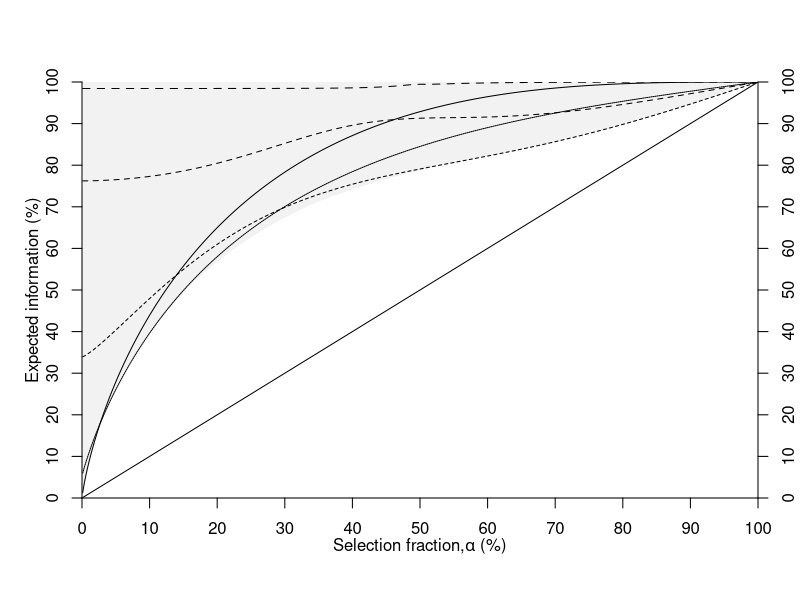
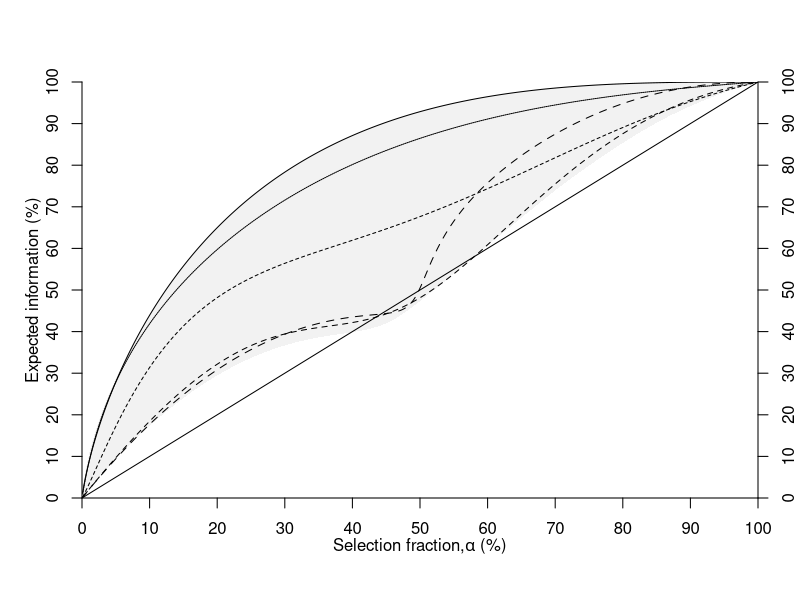
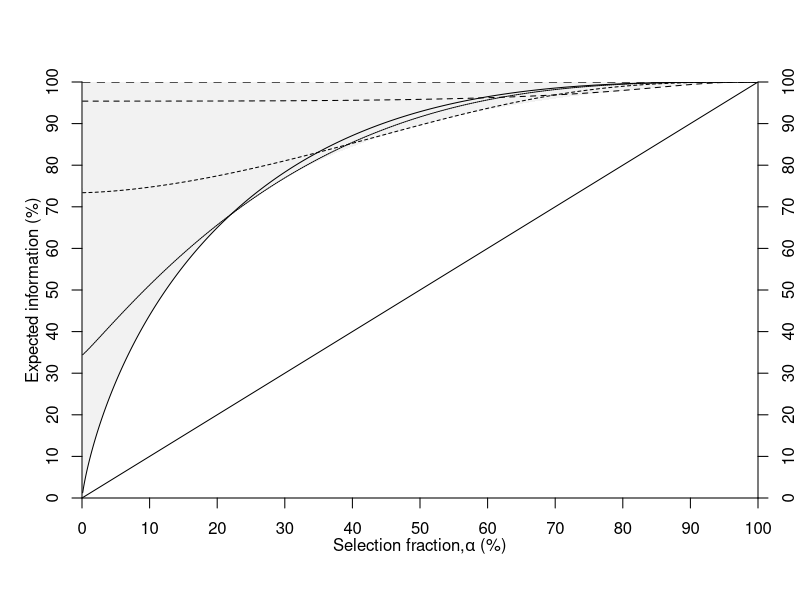
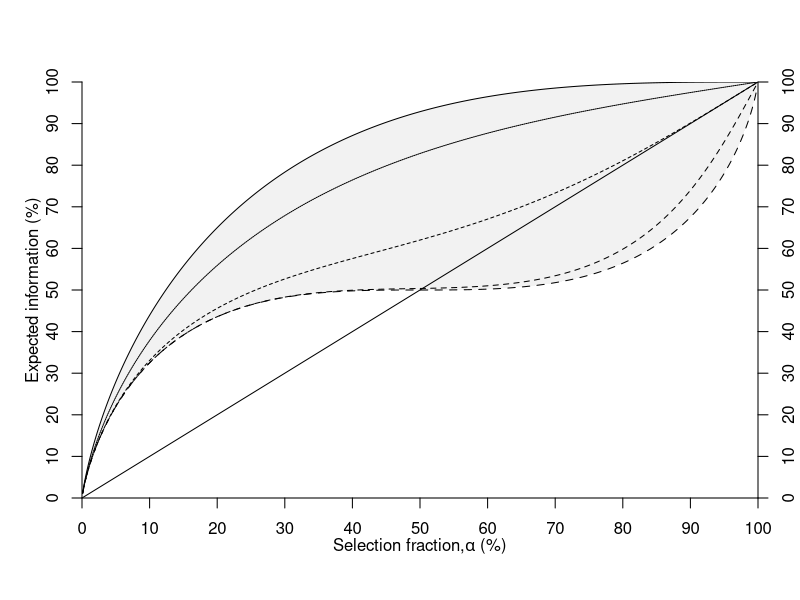

Reproduce these figures in R, in order.
#########################################################################
# functions to calculate the CDF, PDF, and quantiles of a mixture of
# normal distributions
#########################################################################

########################################################################
# pmixnorm: cdf of normal mixtures
########################################################################
# x = real number
# mm = mean vector
# ss = standard deviation
# alpha = mixing proportions
# level = subtract number from CDF

pmixnorm <- function(x,mm,ss,alpha,level=0)
{
  sum( alpha * pnorm(x,mm,ss) ) - level
}

########################################################################
# dmixnorm: pdf of normal mixtures
########################################################################
# x = real number
# mm = mean vector
# ss = standard deviation
# alpha = mixing proportions

dmixnorm <- function(x,mm,ss,alpha)
{
  sum( alpha * dnorm(x,mm,ss) ) 
}

########################################################################
# qmixnorm: quantiles of normal mixtures
########################################################################
# q = fraction for which quantile is desired
# mm = mean vector
# ss = standard deviation
# alpha = mixing proportions

qmixnorm <- function(q,mm,ss,alpha)
  {
    limit <- uniroot(pmixnorm,interval=c(min(mm)-5,max(mm)+5),mm=mm,
                     ss=ss,alpha=alpha,level=q)$root
    limit
  }

#########################################################################
# Function to calculate the observed information matrix for the model
# y = b1*q1 + b2*q2 + b3*a1*q2 + e in a backcross.  Details of the
# calculations are in Maxima (see file 2qtl-epistatic.max).  The
# function integrates over the mixture distribution to obtain the
# expected information matrix components.
#########################################################################

# a = selection fraction
# b = strength of common main effect

Io2X <- function(a,b)
  {
    # mean vectors when both QTL have equal main effects
    mm <- c(-2*b,0,0,+2*b)
    # sds
    ss <- c(1,1,1,1)
    # mixing proportions in a backcross
    alpha <- c(1,1,1,1)/4

    # this is a small function to calculate the different components
    # of the observed information matrix

    # y = phenotype
    # cc = which entry of the information matrix is desired
    #    [ A B D ]
    #    [ B A D ]
    #    [ D D C ]
    
    fun <- function(y,cc)
      {
        # denominator
        den <- (1+exp(4*b*y)+2*exp(2*b*y+2*b^2))^2
        z <- y
        for( i in 1:length(y) )
          {
            x <- y[i]
            # exponentiate this to get polynomial
            w <- c( 0, 4*b*x, 8*b*x, 2*b*x+2*b^2, 4*b*x+4*b^2, 6*b*x+2*b^2 )
            # coefficients of the polynomials
            if(cc=="A")
              ccx <- c( 1, 2-4*x^2, 1, -4*x^2-8*b*x-8*b^2+4,
                       4-4*x^2, -4*x^2+8*b*x-8*b^2+4 )
            if(cc=="B")
              ccx <- c( 1, 2-4*x^2, 1, -8*b*x-8*b^2,
                       4*x^2-4, 8*b*x-8*b^2 )
            if(cc=="C")
              ccx <- c( 1, 2-16*b^2, 1, -8*x^2-16*b*x-8*b^2+4,
                       4, -8*x^2+16*b*x-8*b^2+4 )
            if(cc=="D")
              ccx <- c( -1, 8*b*x, 1, 4*x^2+12*b*x+8*b^2-2,
                       0, -4*x^2+12*b*x-8*b^2+2 )
            z[i] <- sum(ccx*exp(w))*dmixnorm(x,mm,ss,alpha)
          }
        z/den
      }

    # get lower and upper limits of integration from quantiles
    y.lo <- qmixnorm(a/2,mm,ss,alpha)
    y.hi <- -y.lo

    # do the integration and return unique entries of the matrix
    IA <- a + integrate( fun,y.lo,y.hi, cc="A" )$value
    IB <- integrate( fun,y.lo,y.hi, cc="B" )$value
    IC <- a + integrate( fun,y.lo,y.hi, cc="C" )$value
    ID <- integrate( fun,y.lo,y.hi, cc="D" )$value
    c(IA,IB,IC,ID)
  }

#######################################################################
# function calculates variance matrix from information matrix terms
#######################################################################

var2X <- function(i)
  {
    aa <- i[1]
    bb <- i[2]
    cc <- i[3]
    dd <- i[4]
    
    m <- matrix(c(aa,bb,dd, bb,aa,dd, dd,dd,cc),nrow=3)
    minv <- solve(m)
    c(minv[1,1],minv[1,2],minv[3,3],minv[1,3])
  }

#######################################################################
# function calculates the information for each parameter from the
# inverse of the variance matrix
#######################################################################
    
info2X <- function(b,h=0.001)
  {
    p <- seq(h,1-h,by=h)
    z <- matrix(nrow=length(p),ncol=4)
    for( i in 1:length(p) )
      z[i,] <- Io2X(p[i],b)
    v <- apply(z,1,var2X)
    t(1/v)
  }

########################################################################
# make the information calculations for selected strengths of main effects
########################################################################

# make calculations for a sequence 
b <- seq(0,3,by=0.1)
z <- vector(mode="list",length=length(b))
for( i in 1:length(b) )
  {
    print(i)
    z[[i]] <- info2X(b[i])
  }

# get the info for b1, and then the max and min
z1 <- sapply(z,function(x) x[,1])
min.z1 <- apply(z1,1,min)
max.z1 <- apply(z1,1,max)

# get the info for b3, and then the max and min
z3 <- sapply(z,function(x) x[,3])
min.z3 <- apply(z3,1,min)
max.z3 <- apply(z3,1,max)

# a select sequence 
ii00 <- info2X(0)
ii20 <- info2X(0.5/sqrt(2))
ii50 <- info2X(1/sqrt(2))
ii75 <- info2X(sqrt(3/2))
ii100 <- info2X(sqrt(10/2))

#######################################################################
# information for b3 when two qtl have equal main effects
#######################################################################

postscript(file="2qtl110-b3.eps",height=6,width=6,horiz=F)
h <- 0.001
alpha <- seq(h,1-h,by=h)
plot(100*alpha,100*alpha,type="n",xlab="",ylab="",ylim=c(0,100),
     xlim=c(0,100),axes=F,yaxs="i",xaxs="i")
polygon(x=c(0,100*alpha,100,rev(100*alpha),0),
        y=c(0,100*min.z3,100,rev(100*max.z3),0),
        col="gray95",border=NA)

lines(100*alpha,100*alpha)
lines(100*alpha,100*ii00[,3])
lines(100*alpha,100*ii20[,3],lty="11")
lines(100*alpha,100*ii50[,3],lty="33")
lines(100*alpha,100*ii75[,3],lty="55")
lines(100*alpha,100*ii100[,3],lty="77")

byten <- seq(0,100,by=10)
axis(1,at=byten,labels=as.character(byten))
axis(2,at=byten,labels=as.character(byten))
# axis(3,at=byten,labels=as.character(byten))
axis(4,at=byten,labels=as.character(byten))

mtext("Expected information (%)",side=2,line=2)
mtext(expression(paste("Selection fraction,",alpha," (%)")),side=1,line=2)
dev.off()

#######################################################################
# information for b1 when two qtl have equal main effects
#######################################################################

postscript(file="2qtl110-b1.eps",height=6,width=6,horiz=F)

h <- 0.001
alpha <- seq(h,1-h,by=h)
plot(100*alpha,100*alpha,type="n",xlab="",ylab="",ylim=c(0,100),
     xlim=c(0,100),axes=F,yaxs="i",xaxs="i")
polygon(x=c(0,100*alpha,100,rev(100*alpha),0),
        y=c(0,100*min.z1,100,rev(100*max.z1),0),
        col="gray95",border=NA)

lines(100*alpha,100*alpha)
lines(100*alpha,100*ii00[,1])
lines(100*alpha,100*ii20[,1],lty="11")
lines(100*alpha,100*ii50[,1],lty="33")
lines(100*alpha,100*ii75[,1],lty="55")
lines(100*alpha,100*ii100[,1],lty="77")

axis(1,at=byten,labels=as.character(byten))
axis(2,at=byten,labels=as.character(byten))
# axis(3,at=byten,labels=as.character(byten))
axis(4,at=byten,labels=as.character(byten))

mtext("Expected information (%)",side=2,line=2)
mtext(expression(paste("Selection fraction,",alpha," (%)")),side=1,line=2)
dev.off()


#########################################################################
# Function to calculate the observed information matrix for the model
# y = b1*q1 + b2*q2 + e in a backcross, where the two QTL are linked.
# We consider the case when b2 has negligible effect and we vary the
# effect of b1.  Details of the calculations are in Maxima (see file
# 2qtl-epistatic.max).  The function integrates over the mixture
# distribution to obtain the expected information matrix components.
#########################################################################

# a = selection fraction
# b = strength of common main effect

Io2x <- function(a,b)
  {
    # mean vectors when both QTL have equal main effects
    mm <- c(-b,+b)
    # sds
    ss <- c(1,1)
    # mixing proportions in a backcross
    alpha <- c(1,1)/2

    # this is a small function to calculate the different components
    # of the observed information matrix

    # y = phenotype
    # cc = which entry of the information matrix is desired
    #    [ A 0 0 ]
    #    [ 0 B C ]
    #    [ 0 C B ]
    
    fun <- function(y,cc)
      {
        # denominator
        den1 <- (1+exp(2*b*y))^2
        den2 <- (1+exp(2*b*y))
        z <- y
        for( i in 1:length(y) )
          {
            x <- y[i]
            # exponentiate this to get polynomial
            w1 <- c( 0, 2*b*x, 4*b*x )
            w2 <- c( 0, 2*b*x )
            # coefficients of the polynomials
            if(cc=="A")
              {
                ccx <- c( 1, 2-4*x^2, 1 )
                z[i] <- sum(ccx*exp(w1))*dmixnorm(x,mm,ss,alpha)
              }
            if(cc=="B")
              {
                ccx <- c( 1-(x+b)^2, 1-(x-b)^2 )
                z[i] <- sum(ccx*exp(w2))*dmixnorm(x,mm,ss,alpha)
              }
            if(cc=="C")
              {
                ccx <- c( -1+(x+b)^2, 1-(x-b)^2 )
                z[i] <- sum(ccx*exp(w2))*dmixnorm(x,mm,ss,alpha)
              }
          }

        if(cc=="A")
          z <- z/den1
        if(cc=="B")
          z <- z/den2
        if(cc=="C")
          z <- z/den2
        z
      }

    # get lower and upper limits of integration from quantiles
    y.lo <- qmixnorm(a/2,mm,ss,alpha)
    y.hi <- -y.lo

    # do the integration and return unique entries of the matrix
    IA <- a + integrate( fun,y.lo,y.hi, cc="A" )$value
    IB <- a + integrate( fun,y.lo,y.hi, cc="B" )$value
    IC <- integrate( fun,y.lo,y.hi, cc="C" )$value
    c(IA,IB,IC)
  }

#######################################################################
# function calculates variance matrix from information matrix terms
#######################################################################

var2x <- function(i)
  {
    aa <- i[1]
    bb <- i[2]
    cc <- i[3]
    
    m <- matrix(c(aa,0,0, 0,bb,cc, 0,cc,bb),nrow=3)
    minv <- solve(m)
    c(minv[1,1],minv[2,2],minv[2,3])
  }

#######################################################################
# function calculates the information for each parameter from the
# inverse of the variance matrix
#######################################################################
    
info2x <- function(b,h=0.001)
  {
    p <- seq(h,1-h,by=h)
    z <- matrix(nrow=length(p),ncol=3)
    for( i in 1:length(p) )
      z[i,] <- Io2x(p[i],b)
    v <- apply(z,1,var2x)
    t(1/v)
  }

########################################################################
# make the information calculations for selected strengths of main effects
########################################################################

# make calculations for a sequence 
b <- seq(0,3,by=0.1)
z <- vector(mode="list",length=length(b))
for( i in 1:length(b) )
  {
    print(i)
    z[[i]] <- info2x(b[i])
  }

# get the info for b1, and then the max and min
z1 <- sapply(z,function(x) x[,1])
min.z1 <- apply(z1,1,min)
max.z1 <- apply(z1,1,max)

# get the info for b2 and then the max and min
z2 <- sapply(z,function(x) x[,2])
min.z2 <- apply(z2,1,min)
max.z2 <- apply(z2,1,max)

# make info calculations for e sequence of main effect strengths
ii00 <- info2x(0)
ii20 <- info2x(0.5)
ii50 <- info2x(1)
ii75 <- info2x(sqrt(3))
ii100 <- info2x(sqrt(10))

#######################################################################
# information for b1 when only first QTL has an effect
#######################################################################

postscript(file="2qtl100-b1.eps",height=6,width=6,horiz=F)

h <- 0.001
alpha <- seq(h,1-h,by=h)
plot(100*alpha,100*alpha,type="n",xlab="",ylab="",ylim=c(0,100),
     xlim=c(0,100),axes=F,yaxs="i",xaxs="i")
polygon(x=c(0,100*alpha,100,rev(100*alpha),0),
        y=c(0,100*min.z1,100,rev(100*max.z1),0),
        col="gray95",border=NA)

lines(100*alpha,100*alpha)
lines(100*alpha,100*ii00[,1])
lines(100*alpha,100*ii20[,1],lty="11")
lines(100*alpha,100*ii50[,1],lty="33")
lines(100*alpha,100*ii75[,1],lty="55")
lines(100*alpha,100*ii100[,1],lty="77")

byten <- seq(0,100,by=10)
axis(1,at=byten,labels=as.character(byten))
axis(2,at=byten,labels=as.character(byten))
# axis(3,at=byten,labels=as.character(byten))
axis(4,at=byten,labels=as.character(byten))

mtext("Expected information (%)",side=2,line=2)
mtext(expression(paste("Selection fraction,",alpha," (%)")),side=1,line=2)
dev.off()


#######################################################################
# information for b2 when only first QTL has an effect
#######################################################################

postscript(file="2qtl100-b2.eps",height=6,width=6,horiz=F)
h <- 0.001
alpha <- seq(h,1-h,by=h)
plot(100*alpha,100*alpha,type="n",xlab="",ylab="",ylim=c(0,100),
     xlim=c(0,100),axes=F,yaxs="i",xaxs="i")
polygon(x=c(0,100*alpha,100,rev(100*alpha),0),
        y=c(0,100*min.z2,100,rev(100*max.z2),0),
        col="gray95",border=NA)

lines(100*alpha,100*alpha)
lines(100*alpha,100*ii00[,2])
lines(100*alpha,100*ii20[,2],lty="11")
lines(100*alpha,100*ii50[,2],lty="33")
lines(100*alpha,100*ii75[,2],lty="55")
lines(100*alpha,100*ii100[,2],lty="77")

byten <- seq(0,100,by=10)
axis(1,at=byten,labels=as.character(byten))
axis(2,at=byten,labels=as.character(byten))
# axis(3,at=byten,labels=as.character(byten))
axis(4,at=byten,labels=as.character(byten))

mtext("Expected information (%)",side=2,line=2)
mtext(expression(paste("Selection fraction,",alpha," (%)")),side=1,line=2)
dev.off()

